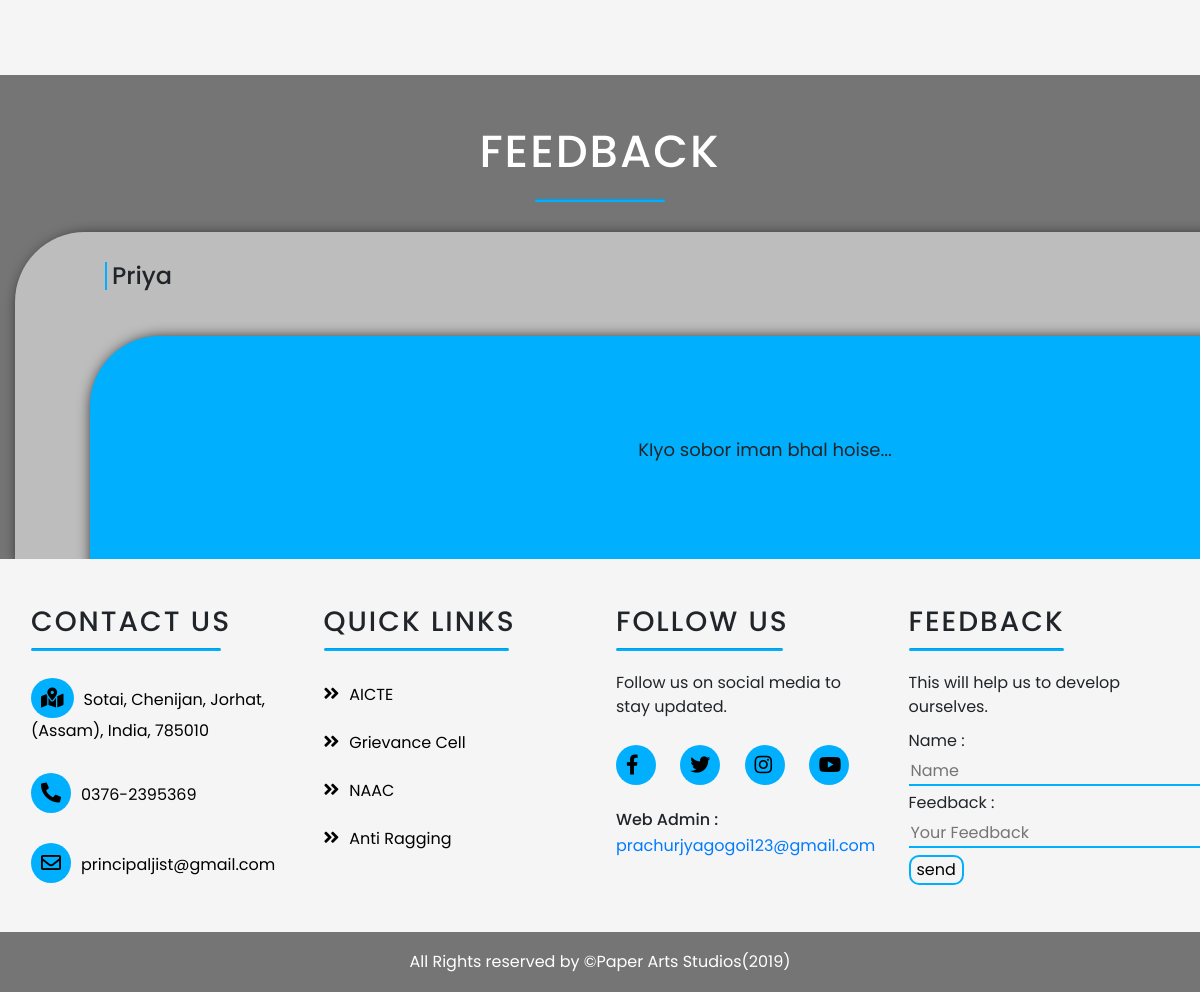
Before: / (lower part) with the older database file.
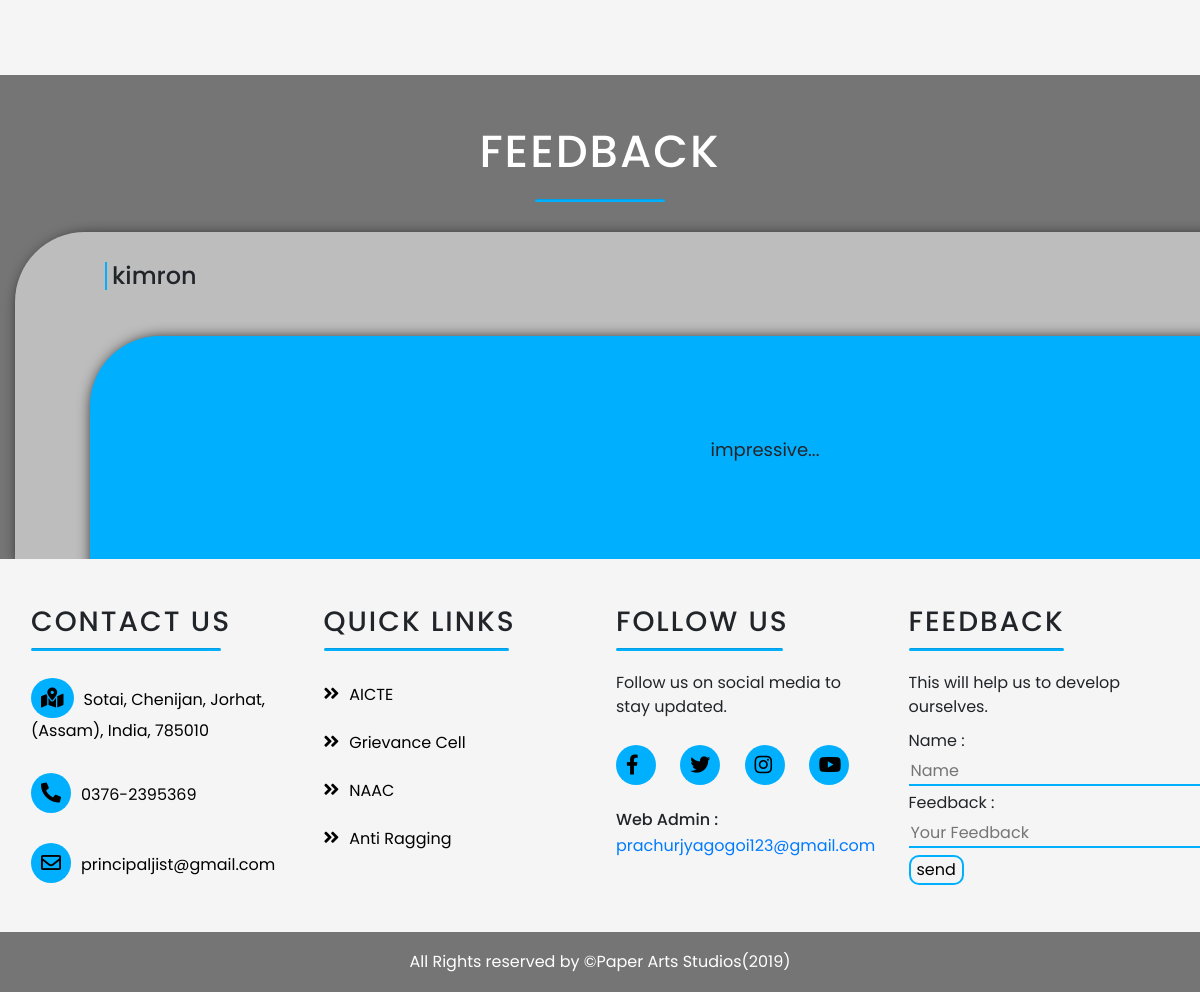
After: the same page with the newer database file.
### home/models.py (models this page shows)
class feed(models.Model):
    name = models.CharField(max_length=50)
    feedback = models.CharField(max_length=255)
    date_time = models.DateTimeField(auto_now = True)

### home/views.py (the view)
# urls.py: path('', views.index_page),
def index_page(request):
    fd = feed.objects.order_by('date_time').reverse()[0]
    return render(request,'index.html',{'feedback' : fd})

### home/templates/index.html (shortened to what this page needs)
{% load static %}
<!DOCTYPE html>
<html lang="en">
<head>
  <link rel="stylesheet" href="https://cdnjs.cloudflare.com/ajax/libs/font-awesome/5.10.2/css/all.css">
  <link rel="stylesheet" href="https://stackpath.bootstrapcdn.com/bootstrap/4.3.1/css/bootstrap.min.css">
  <link rel="stylesheet" href="{% static 'css/index.css' %}">
  <link rel="stylesheet" href="{% static 'css/animate.css' %}">
  <link rel="stylesheet" href="https://unpkg.com/aos@next/dist/aos.css" />
  <link rel="stylesheet" href="{% static 'css/fixed.css' %}">
  <link rel="stylesheet" href="{% static 'css/lightbox.min.css' %}">
</head>
<body>
  <div class="fixed-background">
    <div class="fixed-wrap">
      <div class="fixed">
        <img src="{% static 'images/1.png' %}" alt="">
      </div>
    </div>
  </div>
  <div class="container-fluid abe-contain">
    <div class="row">
      <div class="col-lg-4 col-md-12">
      </div>
      <div class="col-lg-8 col-md-12 img-gallery">
        <div class="container con">
          <div class="" id="my-grid" class="grid-padding">
            <div class="row">
              <div class="col-lg-5 col-md-12 ig-1">
              </div>
              <div class="col-lg-4 col-md-12 ig">
              </div>
              <div class="col-lg-3 col-md-12 ig">
              </div>
            </div>
          </div>
        </div>
      </div>
    </div>
  </div>
  <div class="container-fluid feed-container">
    <div class="row">
      <div class="col-lg-12 p-0">
        <h3 class="feed-heading">Feedback</h3>
        <hr>
        <div class="feed-name" data-aos="fade-up" data-aos-duration="900">
          <h4> {{feedback.name}} </h4>
          <div class="feedback" data-aos="zoom-in-up" data-aos-duration="700" data-aos-delay="300">
            <p> {{feedback.feedback}}...</p>
          </div>
        </div>
      </div>
    </div>
  </div>
  <footer>
    <div class="footer-top">
      <div class="container-fluid">
        <div class="row">
          <div class="col-lg-3 col-sm-6 col-xs-12 segment-one">
            <h3>Contact Us</h3>
            <hr>
            <p><a href="#"><i class="fas fa-map-marked-alt"></i>Sotai, Chenijan, Jorhat, (Assam), India, 785010</a></p>
            <p><a href="#"><i class="fas fa-phone-alt"></i>0376-2395369</a></p>
            <p><a href="mailto:principaljist@gmail.com"><i class="far fa-envelope"></i>principaljist@gmail.com</a></p>
          </div>
          <div class="col-lg-3 col-sm-6 col-xs-12 segment-two">
            <h3>Quick Links</h3>
            <hr>
            <ul>
              <li><a href="https://www.aicte-india.org/"><i class="fas fa-angle-double-right"></i>AICTE</a></li>
              <li><a href="http://www.jist.ac.in/grievance-cell.php"><i class="fas fa-angle-double-right"></i>Grievance Cell</a></li>
              <li><a href="http://www.naac.gov.in/"><i class="fas fa-angle-double-right"></i>NAAC</a></li>
              <li><a href="https://www.antiragging.in/"><i class="fas fa-angle-double-right"></i>Anti Ragging</a></li>
            </ul>
          </div>
          <div class="col-lg-3 col-sm-6 col-xs-12 segment-three">
            <h3>Follow Us</h3>
            <hr>
            <p>Follow us on social media to stay updated.</p>
            <a href="#" class="social-icons"><i class="fab fa-facebook-f"></i></a>
            <a href="#" class="social-icons"><i class="fab fa-twitter"></i></a>
            <a href="#" class="social-icons"><i class="fab fa-instagram"></i></a>
            <a href="#" class="social-icons"><i class="fab fa-youtube"></i></a>
            <h1>Web Admin :</h1>
            <a href="mailto:prachurjyagogoi123@gmail.com">prachurjyagogoi123@gmail.com</a>
          </div>
          <div class="col-lg-3 col-sm-6 col-xs-12 segment-four">
            <h3>Feedback</h3>
            <hr>
            <p>This will help us to develop ourselves.</p>
            <form action="feedback" method="POST" onsubmit="return validate()" autocomplete="off">
              <label for="name">Name :</label><br>
              <input type="text" id="fname"name="name" placeholder="Name"><br>
              <label for="feedback">Feedback :</label><br>
              <input type="text" id="feedback" name="feedback" placeholder="Your Feedback"><br>
              {% if Data %}
              <input type="submit" value="send & logout">
              {% else %}
              <input type="submit" value="send">
              {% endif %}
            </form>
          </div>
        </div>
      </div>
    </div>
    <p class="footer-bottom-text">All Rights reserved by &copy;Paper Arts Studios(2019)</p>
  </footer>
</body>
</html>

### home/static/css/index.css (style rules this page uses)
* { box-sizing: border-box; }
body { overflow-x: hidden; font-family: 'Poppins'; }
.abe-contain { overflow: hidden; padding: 50px 0px; background: rgba(245, 245, 245, 1.0); }
.ig { padding: 10px !important; }
.ig-1 { padding: 10px !important; width: 500px; }
.con { margin: 0px !important; margin-left: 80px !important; }
.feed-heading { text-align: center; text-transform: uppercase; font-weight: 800px; font-size: 45px; letter-spacing: 2px; color: white; }
.feed-name { margin: 25px auto 0px auto; height: 327px; background: rgba(189, 189, 189, 1.0); width: 1500px; border-top-left-radius: 70px; border-top-right-radius: 70px; overflow: hidden; box-shadow: 5px 5px 15px black; font-size: 24px; }
.feedback { background: rgba(0, 176, 255, 1); height: 252px; margin: 46px auto 0px auto; width: 90%; border-top-left-radius: 70px; border-top-right-radius: 70px; overflow: hidden; box-shadow: 3px 3px 15px black; font-size: 18px; }
.feed-container { width: 100%; padding-top: 50px; background: #757575; overflow: hidden; }
.feed-container hr { width: 130px; background: rgba(0, 176, 255, 1); height: 2px; margin: 20px auto 30px auto; border-radius: 15px; }
.feed-name h4 { margin-left: 90px; margin-top: 30px; padding: 0px 0px 0px 5px; border-left: 2px solid rgba(0, 176, 255, 1); }
.feedback p { text-align: center; margin-top: 100px; }
.footer-top { background: rgba(245, 245, 245, 1.0); padding: 30px 0px 10px 0px; }
.segment-one h3 { text-transform: uppercase; letter-spacing: 2px; margin: 0px 0px 10px 0px; }
.segment-one p { padding: 7px 0px 7px 0px; }
.segment-one hr { background: rgba(0, 176, 255, 1); width: 190px; margin: 10px 0px 20px 0px; height: 2px; border-radius: 15px; }
.segment-one a { text-decoration: none; color: black; vertical-align: middle; padding: 10px 0px; }
.segment-one a i { font-size: 20px; margin-right: 10px; background: rgba(0, 176, 255, 1); text-align: center; padding: 10px; border-radius: 50%; transition: .3s; }
.segment-two h3 { text-transform: uppercase; letter-spacing: 2px; }
.segment-two hr { background: rgba(0, 176, 255, 1); width: 185px; margin: 10px 0px 20px 0px; height: 2px; border-radius: 15px; }
.segment-two ul { margin: 0px; padding: 0px; list-style: none; }
.segment-two ul li { padding: 12px 0px; transition: .3s; }
.segment-two ul li a { text-decoration: none; font-size: 16px; color: black; transition: .3s; }
.segment-two ul li a i { margin-right: 10px; transition: .3s; font-size: 18px; }
.segment-three h3 { text-transform: uppercase; letter-spacing: 2px; }
.segment-three h1 { font-size: 16px; margin: 0px 0px 5px 0px; }
.segment-three hr { background: rgba(0, 176, 255, 1); width: 167px; margin: 10px 0px 20px 0px; height: 2px; border-radius: 15px; }
.segment-three .social-icons { background: rgba(0, 176, 255, 1); border-radius: 50%; display: inline-block; width: 40px; height: 40px; margin: 10px 20px 25px 0px; transition: .3s; }
.segment-three a i { font-size: 20px; padding: 10px; color: black; transition: .3s; }
.segment-four h3 { text-transform: uppercase; letter-spacing: 2px; }
.segment-four hr { background: rgba(0, 176, 255, 1); width: 155px; margin: 10px 0px 20px 0px; height: 2px; border-radius: 15px; }
.segment-four form label { margin: 5px 0px; }
.segment-four p { margin: 0px 0px 5px 0px; }
.segment-four form input[type=text] { background: none; outline: none; border: none; border-bottom: 2px solid rgba(0, 176, 255, 1); }
.segment-four form input[type=submit] { margin: 7px 0px 0px 0px; border-radius: 10px; background: none; border: 2px solid rgba(0, 176, 255, 1); transition: .3s; }
.footer-bottom-text { text-align: center; background: #757575; line-height: 60px; margin: 0px; color: white; }
.fixed-background .fixed-wrap .fixed img { width: 100%; height: 100%; }
[class*="col-"] { padding: 1rem; }

### home/static/css/fixed.css (style rules this page uses)
[class*="col-"] { padding: 1rem; }
.row, .container-fluid { margin-left: 0px!important; margin-right: 0px!important; }
.fixed-background { position: relative; width: 100%; }
.fixed-wrap { clip: rect(0, auto, auto, 0); position: absolute; top: 0; left: 0; width: 100%; height: 100%; z-index: -999!important; }
.fixed { position: fixed; display: block; top: 0; left: 0; width: 100%; height: 100%; background-size: cover; background-position: center center; -webkit-transform: translateZ(0); transform: translateZ(0); will-change: transform; }

Changed rows visible on the page:
removed feed: name "Priya", feedback "KIyo sobor iman bhal hoise"
added feed: name "kimron", feedback "impressive"
